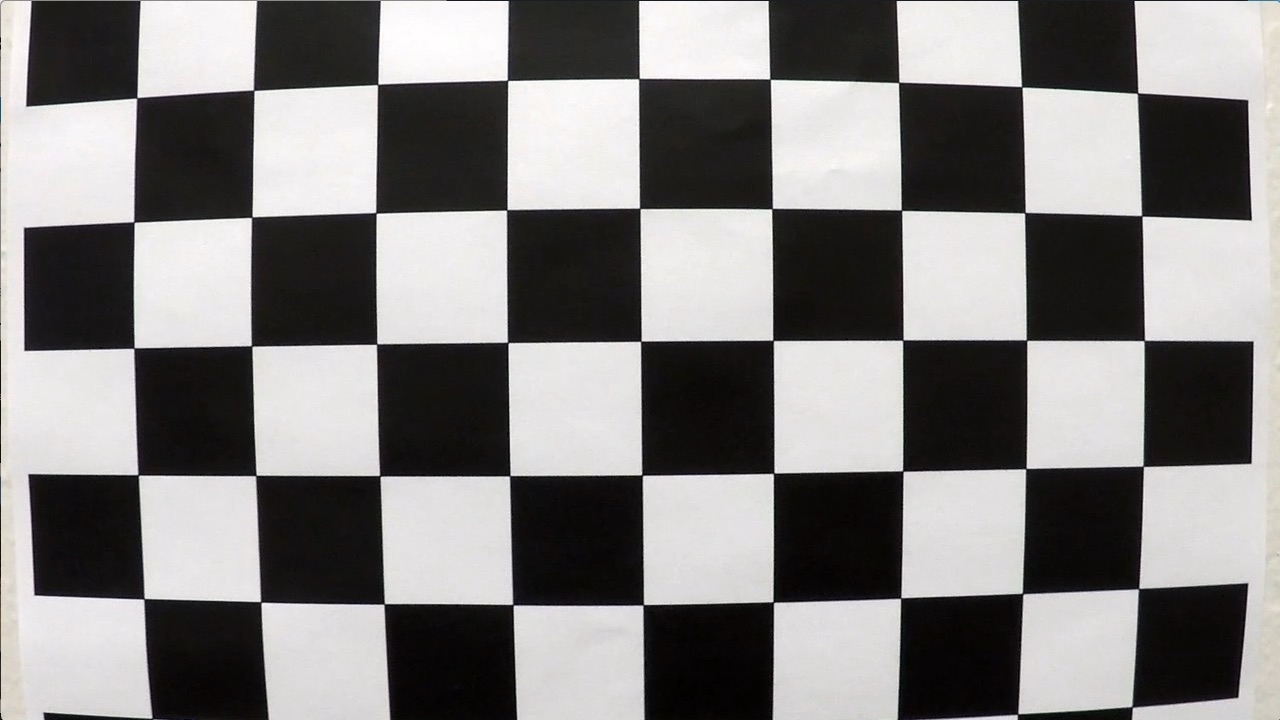
#> input picture camera_cal/calibration1.jpg, 1280 x 720 px; its folder holds 4 pictures in this run
$ jupyter execute --allow-errors Project4Pipeline_simplified.ipynb   (shell and % lines are left out)   (older library calls are emulated)
#> lines starting #> are read from the running program, lines starting #| are printed output that depends on the picture
## **Calibrating a Camera**

[cell 1]
import numpy as np
import cv2
import matplotlib.pyplot as plt
import matplotlib.image as mpimg

[cell 2]
import glob

# Read in and make a list of calibration images
images = glob.glob('camera_cal/calibration*.jpg')
#print(images)

# Arrays to store object points and image points from all the images

objpoints = [] # 3D points in read-world space
imgpoints = [] # 2D points in image plane

# Prepare object points, like (0,0,0), (1,0,0), (2,0,0) ....,(7,5,0)
objp = np.zeros((6*9,3), np.float32)
#print(np.mgrid[0:9,0:6])
#print(np.mgrid[0:9,0:6].T)
#print(np.mgrid[0:9,0:6].T.reshape(-1,2))
objp[:,:2] = np.mgrid[0:9,0:6].T.reshape(-1,2) # x, y coordinates
#print(objp)

for fname in images:
    filename = fname.split("\\")[-1]
    # read in each image
    img = cv2.imread(fname)
#> img is the input picture: shape (720, 1280, 3); mean B, G, R 127.8, 128.4, 130.1

    # Convert image to grayscale
    gray = cv2.cvtColor(img,cv2.COLOR_BGR2GRAY)

    # Find the chessboard corners
    ret, corners = cv2.findChessboardCorners(gray, (9,6),None)
#> ret = False; corners = None

    # If corners are found, add object points, image points
    if ret == True:
        imgpoints.append(corners)
        objpoints.append(objp)

        # draw and display the corners
        img = cv2.drawChessboardCorners(img, (9,6), corners, ret)
        plt.imshow(img)

        outputpath = 'output_images/' + filename
        #print(outputpath)
        cv2.imwrite(outputpath,img)
    else:
        print('corners are not found in ' + filename)

#print(imgpoints)
#print(objpoints)
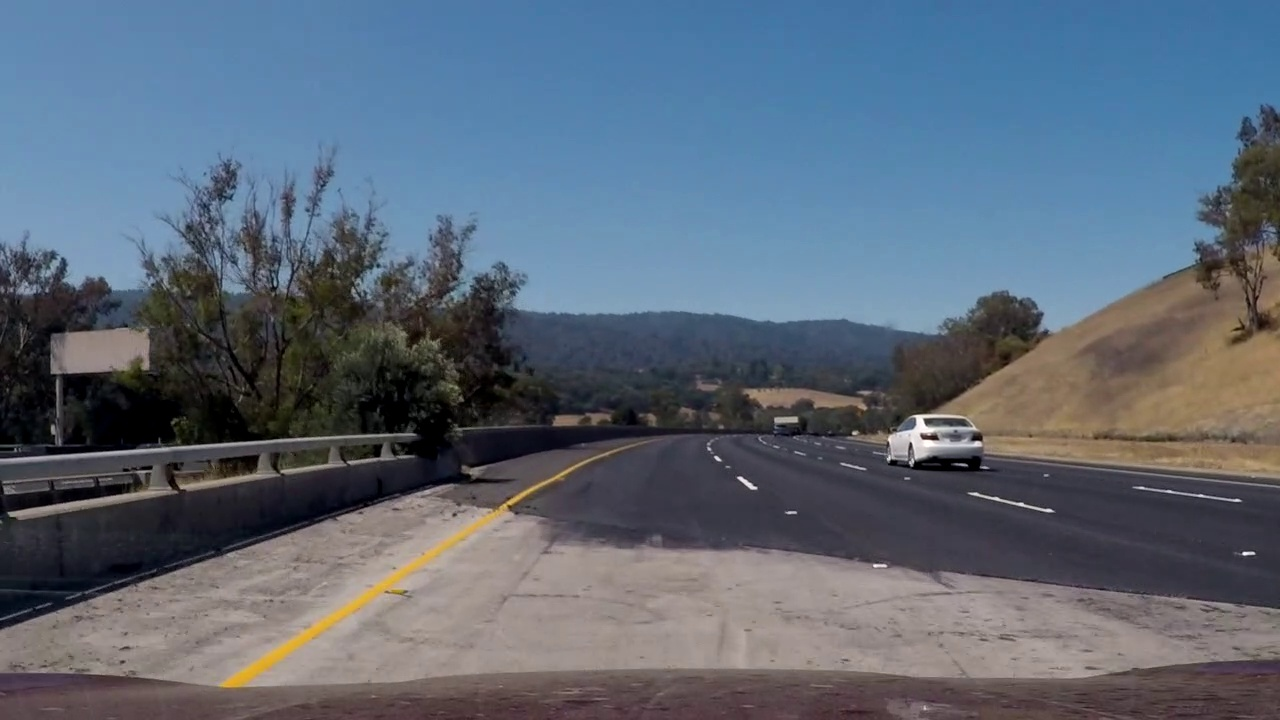
#> input picture test_images/fram42.jpg, 1280 x 720 px
#> further down, img is the input picture: shape (720, 1280, 3); mean B, G, R 118.9, 104.5, 92.5

[cell 3]
def cal_undistort(img, objpoints, imgpoints):
    gray = cv2.cvtColor(img,cv2.COLOR_BGR2GRAY)
    # Use cv2.calibrateCamera() and cv2.undistort()
    ret, mtx, dist, rvecs, tvecs = cv2.calibrateCamera(objpoints, imgpoints, gray.shape[::-1], None, None)
    dst = cv2.undistort(img, mtx, dist, None, mtx)
    return dst

[cell 4]
# Define x, y, magnitude, direction gradient thresholding functions

def abs_sobel_thresh(img, orient='x', sobel_kernel=3, thresh=(0, 255)):
    # Convert to grayscale
    gray = cv2.cvtColor(img, cv2.COLOR_RGB2GRAY)
    # Apply x or y gradient with the OpenCV Sobel() function
    # and take the absolute value
    if orient == 'x':
        abs_sobel = np.absolute(cv2.Sobel(gray, cv2.CV_64F, 1, 0, ksize=sobel_kernel))
    if orient == 'y':
        abs_sobel = np.absolute(cv2.Sobel(gray, cv2.CV_64F, 0, 1, ksize=sobel_kernel))
    # Rescale back to 8 bit integer
    scaled_sobel = np.uint8(255*abs_sobel/np.max(abs_sobel))
    # Create a copy and apply the threshold
    binary_output = np.zeros_like(scaled_sobel)
    # Here I'm using inclusive (>=, <=) thresholds, but exclusive is ok too
    binary_output[(scaled_sobel >= thresh[0]) & (scaled_sobel <= thresh[1])] = 1

    # Return the result
    return binary_output

# [33 lines left out: functions mag_thresh, dir_threshold, not called in this run]

[cell 5]
# Define different color thresholding functions

def HLS_Sthresh(img, thresh=(0, 255)):
    hls = cv2.cvtColor(img, cv2.COLOR_RGB2HLS)
    S = hls[:,:,2]
    binary_S = np.zeros_like(S)
    binary_S[(S > thresh[0]) & (S <= thresh[1])] = 1
    return binary_S

def HLS_Hthresh(img, thresh=(0, 255)):
#> called with thresh = (10, 100)
    hls = cv2.cvtColor(img, cv2.COLOR_RGB2HLS)
    H = hls[:,:,0]
    binary_H = np.zeros_like(H)
    binary_H[(H > thresh[0]) & (H <= thresh[1])] = 1
    return binary_H

def HLS_Lthresh(img, thresh=(0,255)):
#> called with thresh = (220, 255)
    hls = cv2.cvtColor(img, cv2.COLOR_RGB2HLS)
    L = hls[:,:,1]
    binary_L = np.zeros_like(L)
    binary_L[(L > thresh[0]) & (L <= thresh[1])] = 1
    return binary_L

def LAB_Bthresh(img, thresh=(0, 255)):
#> called with thresh = (155, 255)
    lab = cv2.cvtColor(img,cv2.COLOR_RGB2LAB)
    B = lab[:,:,2]
    binary_B = np.zeros_like(B)
    binary_B[(B > thresh[0])&(B <= thresh[1])] = 1
    return binary_B

[cell 6]
def combined_thresh(undistorted):
    binary_H = HLS_Hthresh(undistorted, thresh=(10,100))
    binary_S = HLS_Sthresh(undistorted, thresh=(170,255))
    binary_L = HLS_Lthresh(undistorted, thresh=(220,255))
    binary_B = LAB_Bthresh(undistorted, thresh=(155,255))
    gradx = abs_sobel_thresh(undistorted, orient='x', sobel_kernel=3, thresh=(15, 100))
    combined_binary = np.zeros_like(binary_L)
    #combined_binary[((binary_H == 1) & (binary_S == 1)) | (gradx == 1)] = 1
    combined_binary[(binary_L == 1) | (binary_B == 1)] = 1

    return combined_binary

[cell 7]
# Apply a perspective transform to rectify binary image ("birds-eye view")

def warp(img):
    img_size = (img.shape[1], img.shape[0])

    # Four source points, top left (tl), top right (tr), bottom left (bl), bottom right (br)

    # top left point
    srctlx = 576.651
    srctly = 462.127

    # bottom left point
    srcblx = 235.583
    srcbly = 700.472

    # bottom right point
    srcbrx = 1066.41
    srcbry = 700.42

    # top right point
    srctrx = 707.714
    srctry = 462.127

    src = np.float32(
        [[srctlx, srctly],
        [srcblx, srcbly],
        [srcbrx, srcbry],
        [srctrx, srctry]])

    # Four destination points, top left (tl), top right (tr), bottom left (bl), bottom right (br)

    # top left point
    dsttlx = img_size[0] / 4 - 70
    dsttly = 0

    # bottom left point
    dstblx = img_size[0] / 4 - 70
    dstbly = img_size[1]

    # bottom right point
    dstbrx = img_size[0] * 3 / 4 + 70
    dstbry = img_size[1]

    # top right point
    dsttrx = img_size[0] * 3 / 4 + 70
    dsttry = 0

    dst = np.float32(
        [[dsttlx, dsttly],
        [dstblx, dstbly],
        [dstbrx, dstbry],
        [dsttrx, dsttry]])
    #print(src)
    #print(dst)
    M = cv2.getPerspectiveTransform(src, dst)
    Minv = cv2.getPerspectiveTransform(dst, src)

    warped = cv2.warpPerspective(img, M, img_size, flags=cv2.INTER_LINEAR)

    return Minv, warped

[cell 8]
# Finding the lanes using warped binary image

def lane_finding(binary_warped):
    # Assuming you have created a warped binary image called "binary_warped"
    # Take a histogram of the image
    histogram = np.sum(binary_warped[binary_warped.shape[0]//2:,:], axis=0)
#> histogram = 1280 values, max 360 at index 216, min 0 at index 0, mean 8.9
    # Create an output image to draw on and  visualize the result
    out_img = np.dstack((binary_warped, binary_warped, binary_warped))*255
    # Find the peak of the left and right halves of the histogram
    # These will be the starting point for the left and right lines
    midpoint = np.int(histogram.shape[0]//2)
    leftx_base = np.argmax(histogram[:midpoint])
#> leftx_base = 216
    rightx_base = np.argmax(histogram[midpoint:]) + midpoint
#> rightx_base = 1046

    # Choose the number of sliding windows
    nwindows = 9
    # Set height of windows
    window_height = np.int(binary_warped.shape[0]//nwindows)
    # Identify the x and y positions of all nonzero pixels in the image
    nonzero = binary_warped.nonzero()
#> nonzero = 16585 positions, rows 161 to 719, columns 200 to 1074
    nonzeroy = np.array(nonzero[0])
#> nonzeroy = 16585 values from 161 to 719
    nonzerox = np.array(nonzero[1])
#> nonzerox = 16585 values, max 1074 at index 1613, min 200 at index 6454, mean 297
    # Current positions to be updated for each window
    leftx_current = leftx_base
#> leftx_current = 216
    rightx_current = rightx_base
#> rightx_current = 1046
    # Set the width of the windows +/- margin
    margin = 100
    # Set minimum number of pixels found to recenter window
    minpix = 50
    # Create empty lists to receive left and right lane pixel indices
    left_lane_inds = []
    right_lane_inds = []

    # Step through the windows one by one
    for window in range(nwindows):
        # Identify window boundaries in x and y (and right and left)
        win_y_low = binary_warped.shape[0] - (window+1)*window_height
        win_y_high = binary_warped.shape[0] - window*window_height
        win_xleft_low = leftx_current - margin
        win_xleft_high = leftx_current + margin
        win_xright_low = rightx_current - margin
        win_xright_high = rightx_current + margin
        # Draw the windows on the visualization image
        cv2.rectangle(out_img,(win_xleft_low,win_y_low),(win_xleft_high,win_y_high),
        (0,255,0), 2)
        cv2.rectangle(out_img,(win_xright_low,win_y_low),(win_xright_high,win_y_high),
        (0,255,0), 2)
        # Identify the nonzero pixels in x and y within the window
        good_left_inds = ((nonzeroy >= win_y_low) & (nonzeroy < win_y_high) &
        (nonzerox >= win_xleft_low) &  (nonzerox < win_xleft_high)).nonzero()[0]
        good_right_inds = ((nonzeroy >= win_y_low) & (nonzeroy < win_y_high) &
        (nonzerox >= win_xright_low) &  (nonzerox < win_xright_high)).nonzero()[0]
        # Append these indices to the lists
        left_lane_inds.append(good_left_inds)
        right_lane_inds.append(good_right_inds)
        # If you found > minpix pixels, recenter next window on their mean position
        if len(good_left_inds) > minpix:
            leftx_current = np.int(np.mean(nonzerox[good_left_inds]))
        if len(good_right_inds) > minpix:
           rightx_current = np.int(np.mean(nonzerox[good_right_inds]))
#> this loop made 9 passes
#> (win_xleft_low, win_xleft_high, win_xright_low, win_xright_high, leftx_current, rightx_current) on passes 6 to 7: (124, 324, 946, 1146, 243, 1056), (143, 343, 956, 1156, 260, 1065)
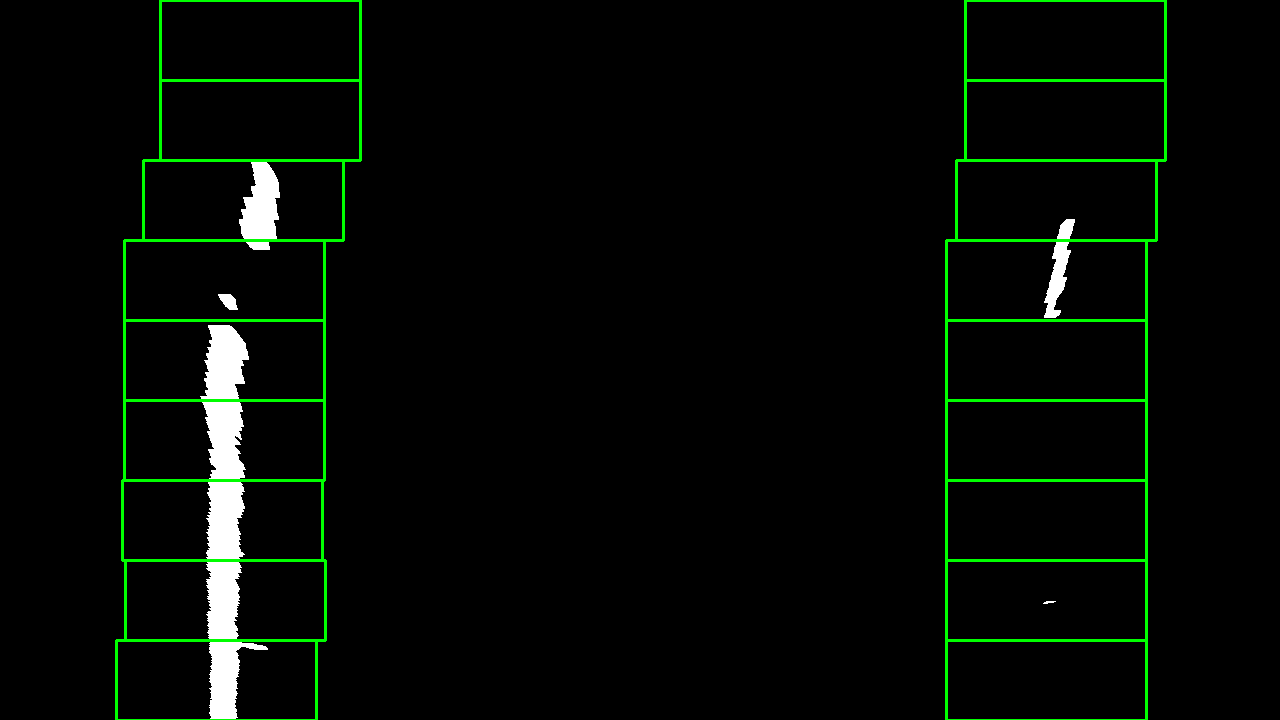
#> out_img: shape (720, 1280, 3); mean of channels 0, 1, 2 4.4, 9.8, 4.4; drawn as B, G, R

    # Concatenate the arrays of indices
    left_lane_inds = np.concatenate(left_lane_inds)
    right_lane_inds = np.concatenate(right_lane_inds)

    # Extract left and right line pixel positions
    leftx = nonzerox[left_lane_inds]
    lefty = nonzeroy[left_lane_inds]
    rightx = nonzerox[right_lane_inds]
    righty = nonzeroy[right_lane_inds]

    # Fit a second order polynomial to each
    left_fit = np.polyfit(lefty, leftx, 2)
    right_fit = np.polyfit(righty, rightx, 2)

    # Generate x and y values for plotting
    ploty = np.linspace(0, binary_warped.shape[0]-1, binary_warped.shape[0] )
    left_fitx = left_fit[0]*ploty**2 + left_fit[1]*ploty + left_fit[2]
    right_fitx = right_fit[0]*ploty**2 + right_fit[1]*ploty + right_fit[2]

    out_img[nonzeroy[left_lane_inds], nonzerox[left_lane_inds]] = [255, 0, 0]
    out_img[nonzeroy[right_lane_inds], nonzerox[right_lane_inds]] = [0, 0, 255]

    # Calculate curve radius in pixel
    y_eval = np.max(ploty)
    left_curverad = ((1 + (2*left_fit[0]*y_eval + left_fit[1])**2)**1.5) / np.absolute(2*left_fit[0])
    right_curverad = ((1 + (2*right_fit[0]*y_eval + right_fit[1])**2)**1.5) / np.absolute(2*right_fit[0])

    # Define conversions in x and y from pixels space to meters
    ym_per_pix = 30/720 # meters per pixel in y dimension
    xm_per_pix = 3.7/700 # meters per pixel in x dimension

    # Fit new polynomials to x,y in world space
    left_fit_cr = np.polyfit(lefty*ym_per_pix, leftx*xm_per_pix, 2)
    right_fit_cr = np.polyfit(righty*ym_per_pix, rightx*xm_per_pix, 2)
    # Calculate the new radii of curvature
    left_curverad_m = ((1 + (2*left_fit_cr[0]*y_eval*ym_per_pix + left_fit_cr[1])**2)**1.5) / np.absolute(2*left_fit_cr[0])
    right_curverad_m = ((1 + (2*right_fit_cr[0]*y_eval*ym_per_pix + right_fit_cr[1])**2)**1.5) / np.absolute(2*right_fit_cr[0])

    # Calculate vehicle position with respect to center of the lane

    # Calculate the offset in pixels first
    leftlane_x = left_fit[0]*y_eval**2 + left_fit[1]*y_eval + left_fit[2]
    rightlane_x = right_fit[0]*y_eval**2 + right_fit[1]*y_eval + right_fit[2]

    centeroflane_x = (leftlane_x + rightlane_x)*0.5
    offset = binary_warped.shape[1]*0.5 - centeroflane_x

    # Calculate to real offset in meters
    offset_m = offset * xm_per_pix

    return left_fit, right_fit, out_img, left_curverad_m, right_curverad_m, offset_m

[cell 9]
# Project image results backdown onto the road
def lane_drawing(binary_warped, img, left_fit, right_fit, Minv, curverad_m, offset_m):
    # Create an image to draw the lines on
#> called with left_fit = array of shape (3,), right_fit = array of shape (3,), Minv = array of shape (3, 3), curverad_m = 428.5, offset_m = -0.0528
    warp_zero = np.zeros_like(binary_warped).astype(np.uint8)
    color_warp = np.dstack((warp_zero, warp_zero, warp_zero))

    # Generate x and y values for plotting
    ploty = np.linspace(0, binary_warped.shape[0]-1, binary_warped.shape[0] )
    left_fitx = left_fit[0]*ploty**2 + left_fit[1]*ploty + left_fit[2]
    right_fitx = right_fit[0]*ploty**2 + right_fit[1]*ploty + right_fit[2]

    # Recast the x and y points into usable format for cv2.fillPoly()
    pts_left = np.array([np.transpose(np.vstack([left_fitx, ploty]))])
    pts_right = np.array([np.flipud(np.transpose(np.vstack([right_fitx, ploty])))])
    pts = np.hstack((pts_left, pts_right))

    # Draw the lane onto the warped blank image
    cv2.fillPoly(color_warp, np.int_([pts]), (0,255, 0))

    # Warp the blank back to original image space using inverse perspective matrix (Minv)
    newwarp = cv2.warpPerspective(color_warp, Minv, (img.shape[1], img.shape[0]))
    # Combine the result with the original image
    result = cv2.addWeighted(img, 1, newwarp, 0.3, 0)

    # Display curve radius and vehicle position on final image

    # Take average curve radius of left and right
    lane_curve_radius = curverad_m

    font = cv2.FONT_HERSHEY_COMPLEX
    text = 'Curve Radius: ' + '{:04.2f}'.format(lane_curve_radius) + 'm'
    cv2.putText(result, text, (40,70), font, 1.5, (200,255,155), 2, cv2.LINE_AA)

    direction = ''
    if offset_m > 0:
        direction = 'right'
    else:
        direction = 'left'
    abs_offset_m = abs(offset_m)
    text = 'Vehicle is ' + '{:04.3f}'.format(abs_offset_m) + 'm ' + direction + ' from lane center'
    cv2.putText(result, text, (40,120), font, 1.5, (200,255,155), 2, cv2.LINE_AA)
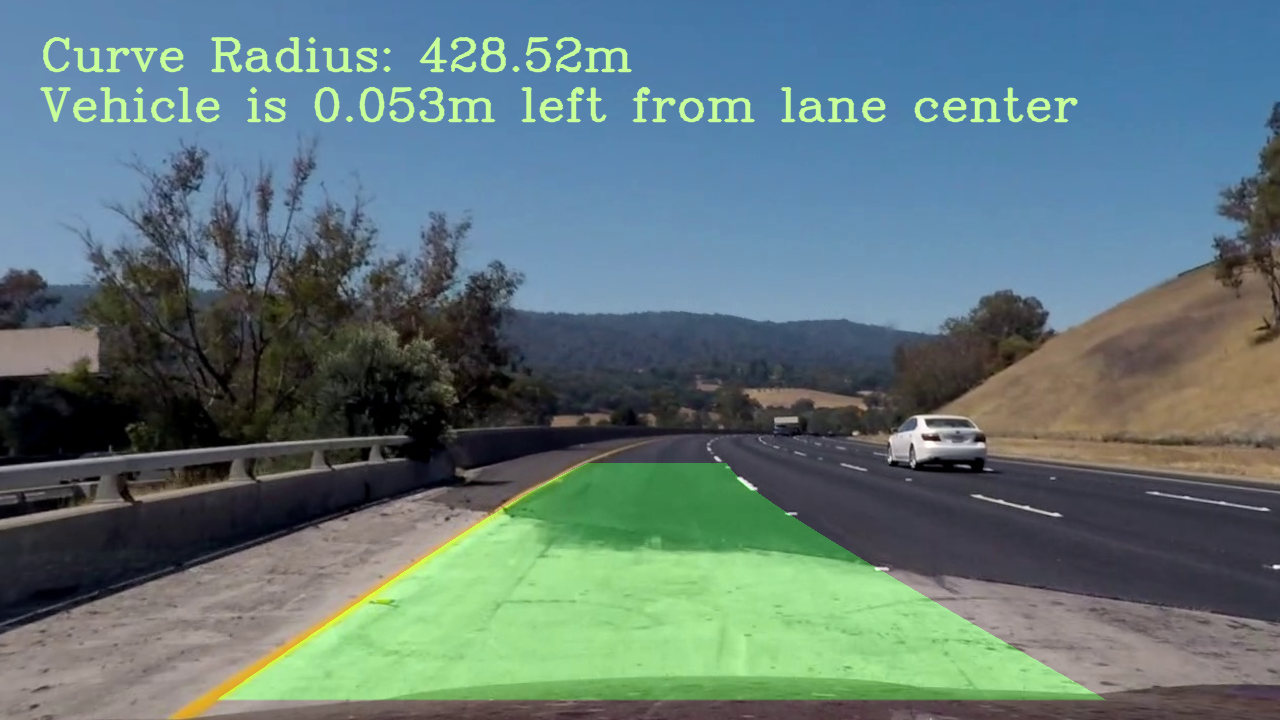
#> result: shape (720, 1280, 3); mean R, G, B 96.1, 118.6, 120.2

    return result

[cell 10]
def img_processing(img):

    # Undistort the image with calibrated camera parameters
    undistorted = cal_undistort(img, objpoints, imgpoints)

    # Apply combined color and gradient thresholding on undistorted image
    combined_binary = combined_thresh(undistorted)

    # Warp the thresholded binary image
    Minv, warped = warp(combined_binary)

    # Find the lane line using sliding curve fitting window, alculate left/right lane curve radius and vehicle position
    left_fit, right_fit, out_img, left_curverad, right_curverad, offset_m = lane_finding(warped)

    # Calculate average curve radius
    curverad_m = 0.5*(left_curverad + right_curverad)

    # lane drawing with above lane finding results
    final_image = lane_drawing(warped, undistorted, left_fit, right_fit, Minv, curverad_m, offset_m)

    return final_image

# Test final image processing function with other images
img = cv2.imread('test_images/fram42.jpg')
img = cv2.cvtColor(img, cv2.COLOR_BGR2RGB)
adv_lane_finding = img_processing(img)
plt.imshow(adv_lane_finding)

[cell 11]
# Import everything needed to edit/save/watch video clips
from moviepy.editor import VideoFileClip
from IPython.display import HTML

[cell 12]
output = 'project_video_output.mp4'

## Use the following line for a shorter subclip, use next line for entire video
## clip1 = VideoFileClip("test_videos/solidWhiteRight.mp4").subclip(0,4)
#> (the rest of this cell did not finish here and is left out)

[cell 13]
# Cutting a portion of the video which has a problem for finding lanes
from moviepy.video.io.ffmpeg_tools import ffmpeg_extract_subclip
ffmpeg_extract_subclip("project_video.mp4", 6, 9, targetname="project_video_difficult.mp4")
#> (this line was passed over: moviepy is not available in this run)
